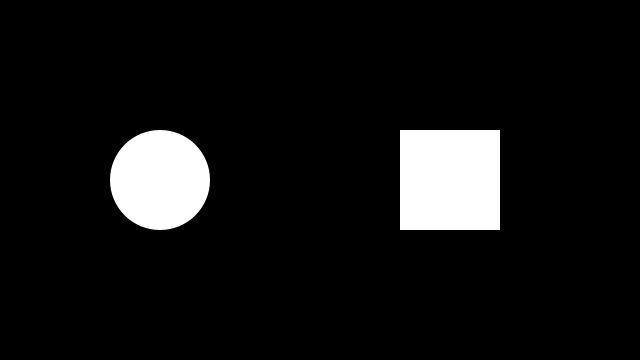
Frame 1 (no input)
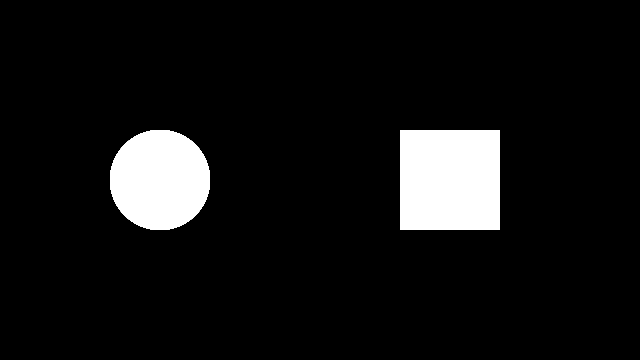
Frame 60 (the mouse pressed at the canvas centre just before this capture)
Frame 120 (the mouse held since frame 60 and released just before this capture): identical to frame 1, image omitted

The Processing sketch that drew these frames (run headless with seeded random() and noise(); from frame 60 on, the mouse is pressed at the canvas centre):

// Processing sketch: processing_65087
// ── processing_65087.pde

//Isaiah Baiseri
//UCLA DMA 28
//Summer 2012

float rx, ry;    // rectangle x- and y-coordinate
float rd = 100;  // rectangle width
 
float ex, ey;    // ellipse x- and y-coordinate
float ed = 106;  // ellipse diameter
 
void setup() {
  size(640, 360);
  smooth();
  background(0);
  noStroke();
 
  // Set the x- and y-coordinates for the rectangle
  rx = width * 0.33 - rd/2;
  ry = height * 0.5 - rd/2;
 
  // Set the x- and y-coordinates for the ellipse
  ex = width * 0.66;
  ey = height * 0.5;

}
 
void draw()
{
  //original circle
  int r = 100;
  fill(255,255,255);
  ellipse(160, 180, r, r);
  float d = dist(160, 180, mouseX, mouseY);
 
  //original rectangle
  fill(255);
  rect(400, 130, 100, 100);
 
  //circle hover
  if (d <= r/2)
  {
    background(255, 255, 0);
    rect(400, 130, 100, 100);
    for (int i = 0; i <= width; i += 15)
    {
      stroke(i, 0, 255);
      ellipse(i, height, mouseX, mouseY);
      ellipse(width, i, mouseX, mouseY);
      ellipse(i, 0, mouseX, mouseY);
      ellipse(0, i, mouseX, mouseY);
    }
  }

  //rectangle hover
  if (mouseX>=400 && mouseX<=500 && mouseY>=130 && mouseY<=230)
  {
    background(0, 255, 255);
    ellipse(160, 180, r, r);
    for (int i = 0; i <= width; i += 15)
    {   
      stroke(255, i, 0);
      ellipse(i, height, mouseX, mouseY);
      ellipse(width, i, mouseX, mouseY);
      ellipse(i, 0, mouseX, mouseY);
      ellipse(0, i, mouseX, mouseY);
    }
  }
 
  //reset
  if (mousePressed)
  { 
    background(0);
    rect(400, 130, 100, 100);
    ellipse(160, 180, r, r);
    noStroke();
  }
}
